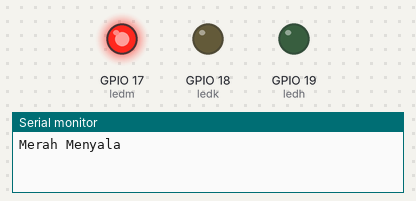
A program run on a simulated ESP32. Shown: output pins drawn as LEDs (lit = HIGH), the last lines printed to the serial monitor.

Above: at 15.0 s.
At 32.5 s:
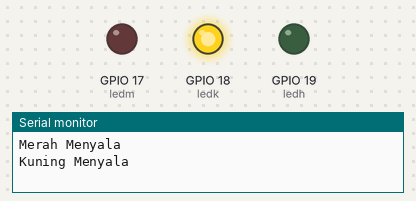
At 45.0 s:
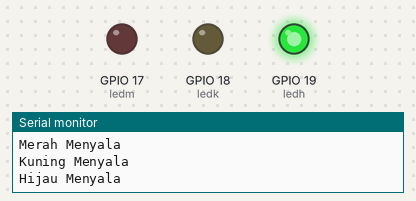
Timing chart, 0 to 71.5 s (numbered marks = the images above):
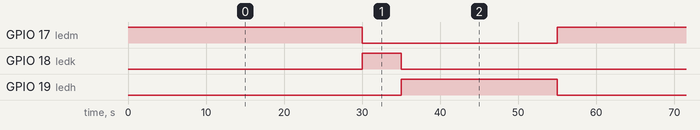

Measured:
- by itself, GPIO 17 (ledm): alternates HIGH for 30.0 s and LOW for 25.0 s
- by itself, GPIO 18 (ledk): alternates HIGH for 5.0 s and LOW for 50.0 s
- by itself, GPIO 19 (ledh): alternates HIGH for 20.0 s and LOW for 35.0 s

The program:

main.cpp
```cpp
#include <Arduino.h>

int ledm = 17;
int ledk = 18;
int ledh = 19;


void setup() {
  // put your setup code here, to run once:
  Serial.begin(115200);
  pinMode(ledm, OUTPUT);
  pinMode(ledk, OUTPUT);
  pinMode(ledh, OUTPUT);

}

void loop() {
  // put your main code here, to run repeatedly:
digitalWrite(ledm, HIGH);
digitalWrite(ledk, LOW);
digitalWrite(ledh, LOW);
Serial.println("Merah Menyala");
delay(30000);
digitalWrite(ledm, LOW);
digitalWrite(ledk, HIGH);
digitalWrite(ledh, LOW);
Serial.println("Kuning Menyala");
delay(5000);
digitalWrite(ledm, LOW);
digitalWrite(ledk, LOW);
digitalWrite(ledh, HIGH);
Serial.println("Hijau Menyala");
delay(20000);
}
```
